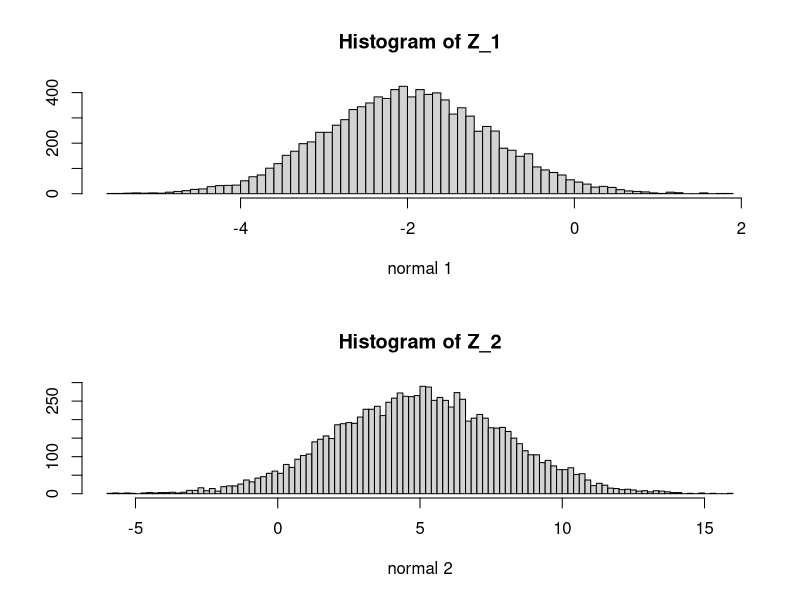
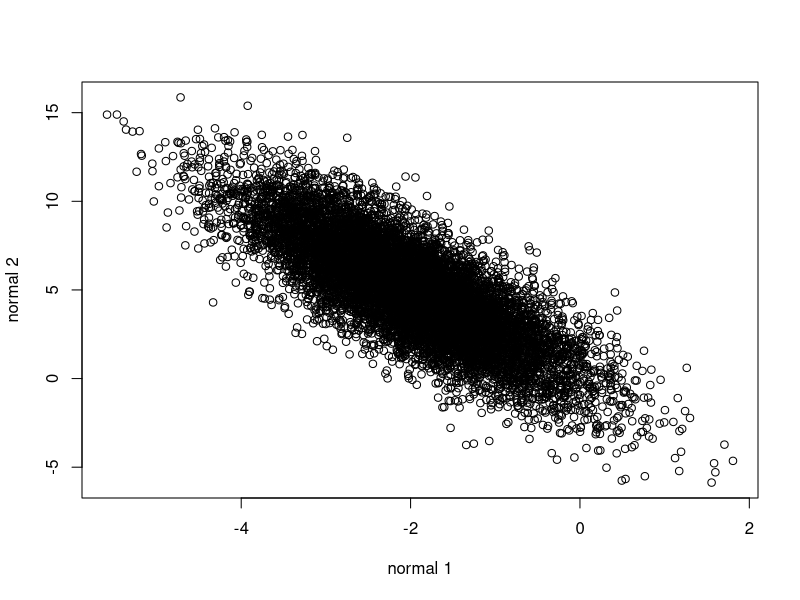
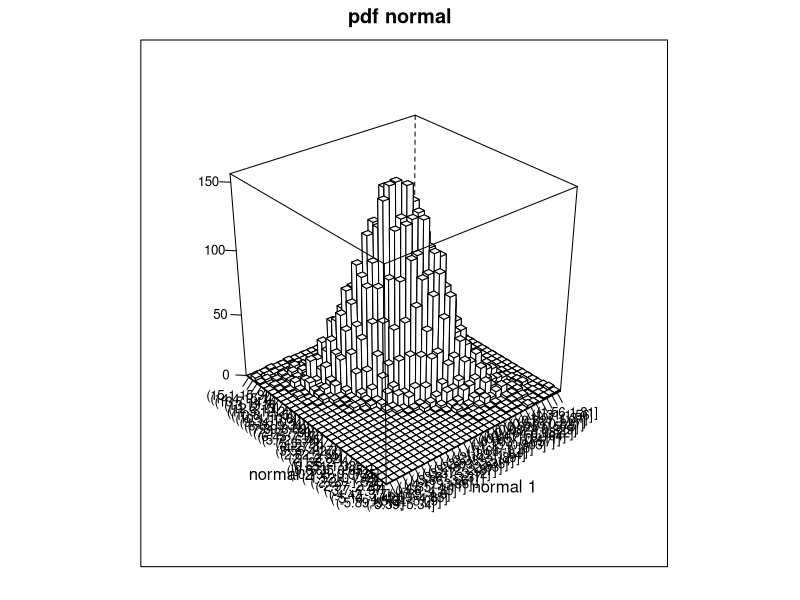
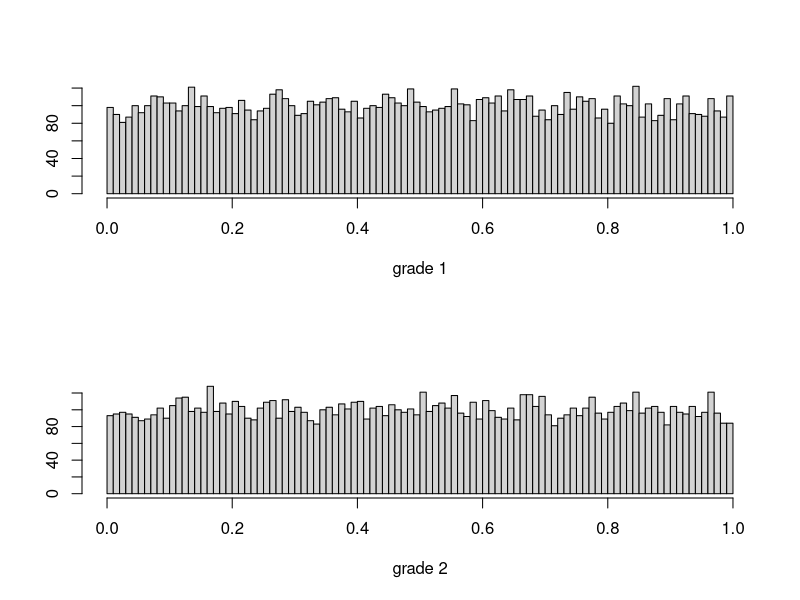
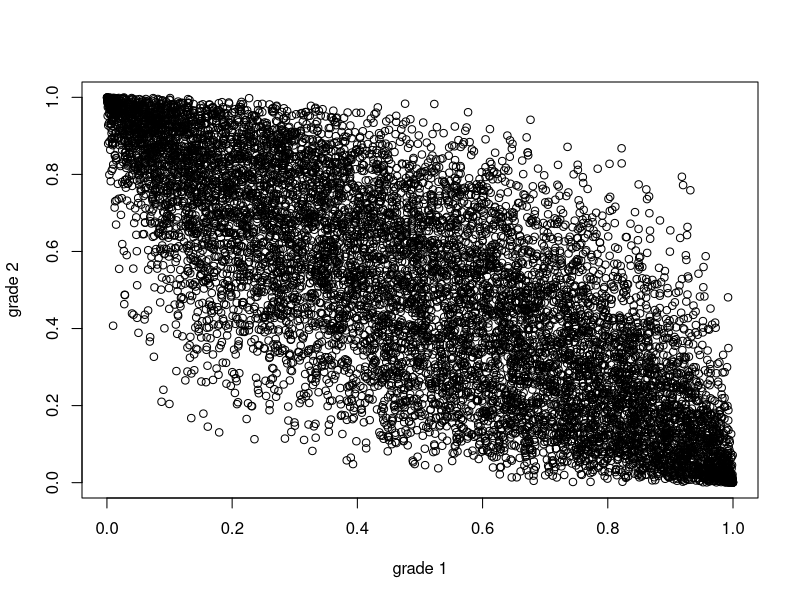
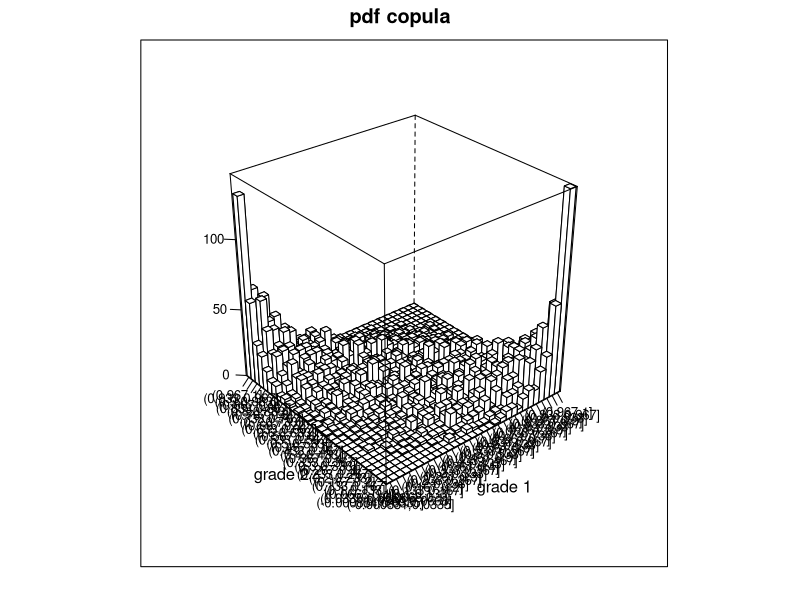

These figures' R source, in order: (Note: this script raises an error after producing the figures.)
library(mvtnorm);
library(latticeExtra);

#' This script generates draws from a bivariate distribution with different marginals,
#' as described in A. Meucci, "Risk and Asset Allocation", Springer, 2005,  Chapter 2.
#'
#' @references
#' \url{http://}
#' See Meucci's script for "S_BivariateSample.m"
#'
#' @author Xavier Valls \email{flamejat@@gmail.com}

###################################################################################################################
### input parameters

nSim = 10000;

# input for bivariate normal distribution

NormCorr   = -0.8;
NormStDev  = rbind( 1, 3 );  # NOTE: this input plays no role in the final output
NormExpVal = rbind( -2, 5 ); # NOTE: this input plays no role in the final output

# input for first marginal
nu_1 = 9;
sigmasq_1 = 2;

mu_2 = 0;
sigmasq_2 = 0.04;

# input for second marginal
nu_2 = 7;

###################################################################################################################
### Generate draws from a bivariate normal distribution

NormCorrMatrix = rbind( c( 1, NormCorr ), c( NormCorr, 1 ));
NormCovMatrix  = diag( c( NormStDev ) ) %*% NormCorrMatrix %*% diag( c( NormStDev) );

Z = rmvnorm( nSim, NormExpVal, NormCovMatrix );

Z_1 = Z[, 1];
Z_2 = Z[, 2];

# display marginals: as expected, they are normal
dev.new();
NumBins = round(10 * log(nSim));
par( mfrow = c( 2, 1) );
hist( Z_1, NumBins, xlab = "normal 1", ylab = "" );
hist( Z_2, NumBins, xlab = "normal 2", ylab = "" );

dev.new();
plot( Z_1, Z_2, type = "p", xlab = "normal 1", ylab = "normal 2" );


# 3d histograms 

NumBins2D = round(sqrt(100 * log(nSim)));
Z_3 = table( cut (Z_1, NumBins2D ), cut ( Z_2, NumBins2D));
dev.new();
cloud( Z_3, panel.3d.cloud = panel.3dbars, scales = list( arrows = FALSE, just = "right" ), 
	xlab = "normal 1", ylab = "normal 2", zlab="", main = "pdf normal" );

###################################################################################################################
### Generate draws from the copula

U_1 = pnorm( Z[ , 1 ], NormExpVal[ 1 ], NormStDev[ 1 ]);  # grade 1
U_2 = pnorm( Z[ , 2 ], NormExpVal[ 2 ], NormStDev[ 2 ]);  # grade 2
U = c( U_1, U_2 ); # joint realizations from the required copula

# plot copula
NumBins = round(10 * log(nSim));
dev.new();
par( mfrow = c( 2, 1) );
hist( U_1, NumBins, xlab = "grade 1", ylab = "", main = "" );
hist( U_2, NumBins, xlab = "grade 2", ylab = "", main = "" );

# joint sample
dev.new();
plot(U_1, U_2, xlab="grade 1", ylab="grade 2" );

# 3d histogram
NumBins2D = round(sqrt(100 * log(nSim)));
dev.new();
U_3 = table( cut (U_1, NumBins2D ), cut ( U_2, NumBins2D ));
cloud( U_3, panel.3d.cloud = panel.3dbars, scales = list( arrows = FALSE, just = "right" ), 
	xlab = "grade 1", ylab = "grade 2", zlab="", main = "pdf copula" );

###################################################################################################################
### Generate draws from the joint distribution
a = nu_1 / 2;
b = 2 * sigmasq_1;
X_1 = qgamma( U_1, a, b );

sigma_2 = sqrt( sigmasq_2 );
X_2 = qlnorm( U_2, mu_2, sigma_2 );

X = C(X_1, X_2); # joint realizations from the required distribution

###################################################################################################################
### Plot joint distribution
# marginals: as expected, the histograms (pdf's) do NOT change as NormCorr varies

NumBins = round(10 * log(nSim));

dev.new();
par( mfrow = c( 2, 1) );
# Student t distribution
hist( X_1, NumBins, xlab = "gamma", ylab = "", main = "" );
# chi-square distribution
hist( X_2, NumBins, xlab = "lognormal", ylab = "", main = "" );

# joint sample
dev.new();
plot(X_1, X_2, xlab="gamma", ylab="lognormal" );

# 3d histogram
NumBins2D = round(sqrt(100 * log(nSim)));
dev.new();
X_3 = table( cut (X_1, NumBins2D ), cut ( X_2, NumBins2D ));
cloud( X_3, panel.3d.cloud = panel.3dbars, scales = list( arrows = FALSE, just = "right" ), 
	xlab = "gamma", ylab = "lognormal", zlab="", main = "pdf joint distribution" );
